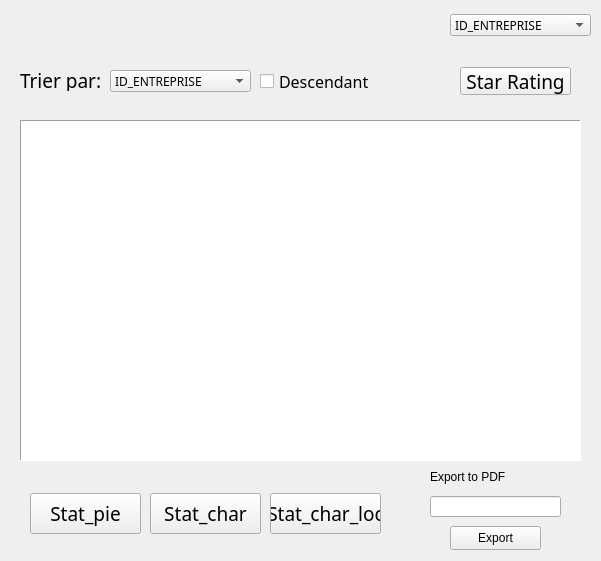
       <widget class="QWidget" name="widget_affichage_ent" native="true">
        <property name="geometry">
         <rect>
          <x>890</x>
          <y>56</y>
          <width>601</width>
          <height>561</height>
         </rect>
        </property>
        <widget class="QTableView" name="Table_entreprise">
         <property name="geometry">
          <rect>
           <x>20</x>
           <y>120</y>
           <width>561</width>
           <height>341</height>
          </rect>
         </property>
         <property name="font">
          <font>
           <family>Arial Rounded MT Bold</family>
           <pointsize>10</pointsize>
          </font>
         </property>
         <property name="contextMenuPolicy">
          <enum>Qt::PreventContextMenu</enum>
         </property>
         <property name="styleSheet">
          <string notr="true"/>
         </property>
         <property name="frameShape">
          <enum>QFrame::Panel</enum>
         </property>
        </widget>
        <widget class="QCheckBox" name="checkBox_descendant">
         <property name="geometry">
          <rect>
           <x>260</x>
           <y>70</y>
           <width>141</width>
           <height>22</height>
          </rect>
         </property>
         <property name="font">
          <font>
           <family>Bell MT</family>
           <pointsize>12</pointsize>
           <italic>false</italic>
           <bold>false</bold>
          </font>
         </property>
         <property name="styleSheet">
          <string notr="true"/>
         </property>
         <property name="text">
          <string>Descendant</string>
         </property>
        </widget>
        <widget class="QLabel" name="label_48">
         <property name="geometry">
          <rect>
           <x>20</x>
           <y>70</y>
           <width>81</width>
           <height>21</height>
          </rect>
         </property>
         <property name="font">
          <font>
           <family>Bell MT</family>
           <pointsize>14</pointsize>
           <italic>false</italic>
           <bold>false</bold>
          </font>
         </property>
         <property name="text">
          <string>Trier par:</string>
         </property>
        </widget>
        <widget class="QComboBox" name="comboBox_triee">
         <property name="geometry">
          <rect>
           <x>110</x>
           <y>70</y>
           <width>141</width>
           <height>22</height>
          </rect>
         </property>
         <property name="font">
          <font>
           <family>Bell MT</family>
           <pointsize>9</pointsize>
           <italic>false</italic>
           <bold>false</bold>
          </font>
         </property>
         <property name="styleSheet">
          <string notr="true"/>
         </property>
         <item>
          <property name="text">
           <string>ID_ENTREPRISE</string>
          </property>
         </item>
         <item>
          <property name="text">
           <string>NOM</string>
          </property>
         </item>
         <item>
          <property name="text">
           <string>NOMBRE_RAPPORT</string>
          </property>
         </item>
         <item>
          <property name="text">
           <string>NUM_TELEPHONE</string>
          </property>
         </item>
         <item>
          <property name="text">
           <string>EMAIL</string>
          </property>
         </item>
         <item>
          <property name="text">
           <string>LOCALISATION</string>
          </property>
         </item>
        </widget>
        <widget class="QComboBox" name="comboBox_recherche">
         <property name="geometry">
          <rect>
           <x>450</x>
           <y>14</y>
           <width>141</width>
           <height>22</height>
          </rect>
         </property>
         <property name="font">
          <font>
           <family>Bell MT</family>
           <pointsize>9</pointsize>
           <italic>false</italic>
           <bold>false</bold>
          </font>
         </property>
         <property name="styleSheet">
          <string notr="true"/>
         </property>
         <item>
          <property name="text">
           <string>ID_ENTREPRISE</string>
          </property>
         </item>
         <item>
          <property name="text">
           <string>NOM</string>
          </property>
         </item>
         <item>
          <property name="text">
           <string>NOMBRE_RAPPORT</string>
          </property>
         </item>
         <item>
          <property name="text">
           <string>NUM_TELEPHONE</string>
          </property>
         </item>
         <item>
          <property name="text">
           <string>EMAIL</string>
          </property>
         </item>
         <item>
          <property name="text">
           <string>LOCALISATION</string>
          </property>
         </item>
        </widget>
        <widget class="QPushButton" name="pushButton_stat_3">
         <property name="geometry">
          <rect>
           <x>270</x>
           <y>493</y>
           <width>111</width>
           <height>41</height>
          </rect>
         </property>
         <property name="font">
          <font>
           <family>Bell MT</family>
           <pointsize>14</pointsize>
           <italic>false</italic>
           <bold>false</bold>
          </font>
         </property>
         <property name="styleSheet">
          <string notr="true"/>
         </property>
         <property name="text">
          <string>Stat_char_loc</string>
         </property>
        </widget>
        <widget class="QPushButton" name="pushButton_stat_2">
         <property name="geometry">
          <rect>
           <x>150</x>
           <y>493</y>
           <width>111</width>
           <height>41</height>
          </rect>
         </property>
         <property name="font">
          <font>
           <family>Bell MT</family>
           <pointsize>14</pointsize>
           <italic>false</italic>
           <bold>false</bold>
          </font>
         </property>
         <property name="styleSheet">
          <string notr="true"/>
         </property>
         <property name="text">
          <string>Stat_char</string>
         </property>
        </widget>
        <widget class="QPushButton" name="pushButton_stat">
         <property name="geometry">
          <rect>
           <x>30</x>
           <y>493</y>
           <width>111</width>
           <height>41</height>
          </rect>
         </property>
         <property name="font">
          <font>
           <family>Bell MT</family>
           <pointsize>14</pointsize>
           <italic>false</italic>
           <bold>false</bold>
          </font>
         </property>
         <property name="styleSheet">
          <string notr="true"/>
         </property>
         <property name="text">
          <string>Stat_pie</string>
         </property>
        </widget>
        <widget class="QPushButton" name="Button_Star_Rating">
         <property name="geometry">
          <rect>
           <x>460</x>
           <y>67</y>
           <width>111</width>
           <height>28</height>
          </rect>
         </property>
         <property name="font">
          <font>
           <family>Bell MT</family>
           <pointsize>14</pointsize>
           <italic>false</italic>
           <bold>false</bold>
          </font>
         </property>
         <property name="text">
          <string>Star Rating</string>
         </property>
        </widget>
        <widget class="QLabel" name="label_49">
         <property name="geometry">
          <rect>
           <x>430</x>
           <y>469</y>
           <width>121</width>
           <height>16</height>
          </rect>
         </property>
         <property name="text">
          <string>Export to PDF</string>
         </property>
        </widget>
        <widget class="QLineEdit" name="lineEdit_2">
         <property name="geometry">
          <rect>
           <x>430</x>
           <y>496</y>
           <width>131</width>
           <height>21</height>
          </rect>
         </property>
        </widget>
        <widget class="QPushButton" name="pushButton_export">
         <property name="geometry">
          <rect>
           <x>450</x>
           <y>526</y>
           <width>91</width>
           <height>24</height>
          </rect>
         </property>
         <property name="text">
          <string>Export</string>
         </property>
        </widget>
       </widget>
